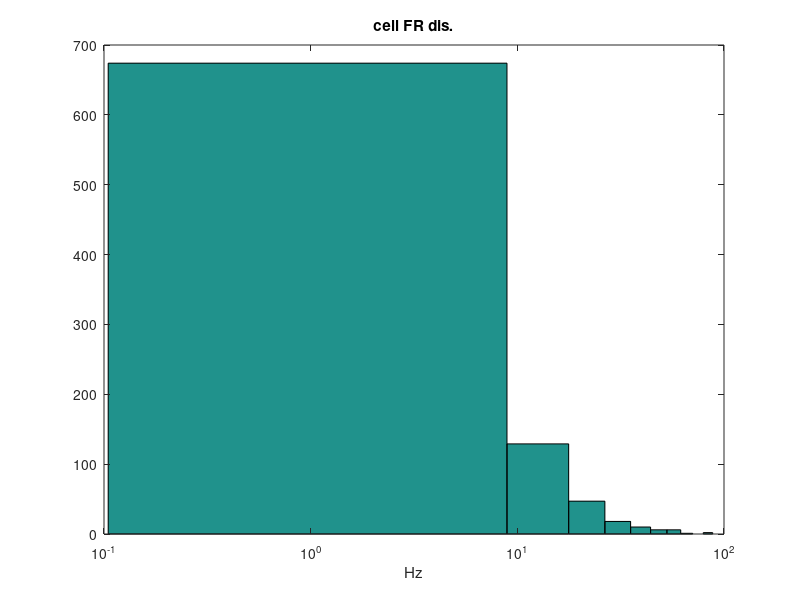
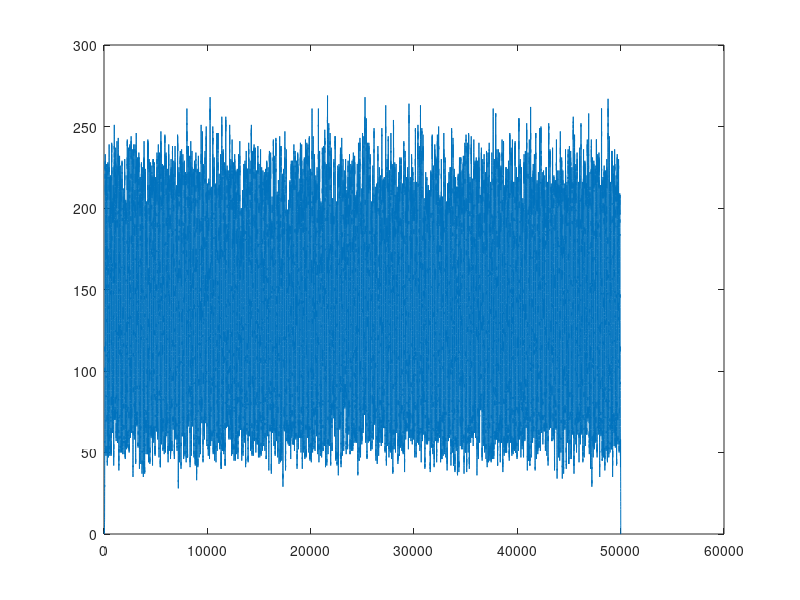
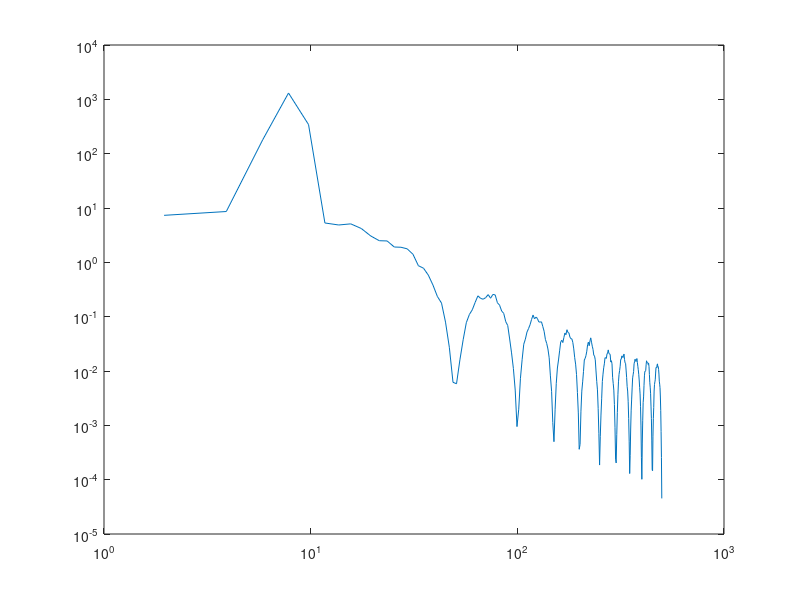
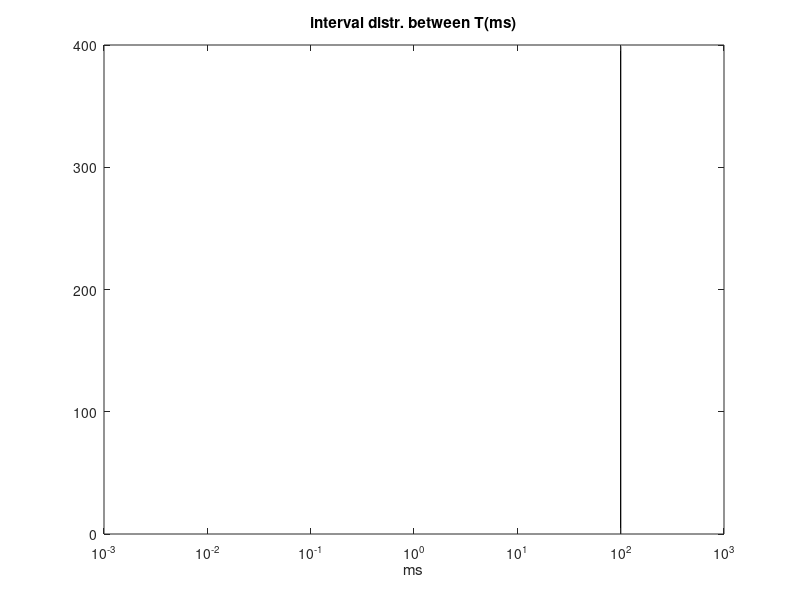

Source code (MATLAB) for these figures, in order:
clear all;close all;
clc;
%%%%
% For theta input: F=8 & sigma_spk=40
% For 20Hz input:  F=20 & sigma_spk=10
%%%%

rng(1)
F=8; %%%%%Hz  define rythmicity f(Hz)-main
FR=8; %20 %%%%control mean FR of input(Hz)
scale=1;
cell_num=893*scale;%%%%% number of cells needed to generate, including PFC,ER and PR,1800 as original
t_len=50000; %defind time length to generate(ms)
sigma_FR=120;%0.2; %%Hz, to control the variability among cells' FR
sigma_spk=30;%5; %%ms, to control the variability within one cell's spk time

mu = log((FR^2)/sqrt(sigma_FR+FR^2));
sigma = sqrt(log(sigma_FR/(FR^2)+1));

FR_cell = lognrnd(mu,sigma,[cell_num,1]); %%%randomize FR
spk_num_cell=round(t_len*FR_cell/1000);
figure (1)
hist(FR_cell);set(gca,'xscale','log');xlabel('Hz'); title('cell FR dis.');


%%%%generate nT(interval) based on lognormal distribution
T_main=1000/F; %%%%%Hz  define main rythmicity interval(ms)
T_rand=T_main;
sigma_T=1*7; %%to control the variability among interval(ms)

mu = log((T_main^2)/sqrt(sigma_T+T_main^2));
sigma = sqrt(log(sigma_T/(T_main^2)+1));
k=0;
while T_rand(end)<=t_len;
    k=k+1
    T_temp=[];T_temp=T_rand(end)+lognrnd(mu,sigma);
    T_rand=[T_rand,T_temp];
end
figure (345)
hist(diff(T_rand),[0:0.01:100]);set(gca,'xscale','log');xlabel('ms');title('interval distr. between T(ms)');

for j=1:cell_num;
    clear spk_int
    spk_int=datasample([1:numel(T_rand)],spk_num_cell(j));
    spiketime_cell{j,1}=T_rand(spk_int)+normrnd(0,sigma_spk,[1,numel(spk_int)]); %%%to store spk time(ms) per cell
    
    spiketime_cell{j,1}=unique(round(spiketime_cell{j,1}(1,spiketime_cell{j,1}>0)*1e2)/1e2);%%%%make sure event diff is greater thn 0.01
    spiketime_cell{j,1}=sort(spiketime_cell{j,1});
end

%%%plot generated spike raster
%figure (2)
% for i=1:cell_num;
% hold on;plot(spiketime_cell{i,1},i*ones(1,numel(spiketime_cell{i,1})),'red.')
% end;
% axis tight;

%%%%plot moving-windowed firing rate     
spiketimes=[spiketime_cell{:}]';
spiketimes=spiketimes(spiketimes<=t_len&spiketimes>0.5);
binSize = 20; %%ms
timeMax = max(spiketimes);
timeMax = timeMax - binSize;
binSpikeCount = [];

% tt_low=[0:1:tstop]-(binSize/2);
tt_up=[0:1:t_len]+(binSize/2);
N_up = histc(spiketimes, tt_up);

movingSum = conv(N_up, ones(1, binSize));% N_up = histc(spiketimes, tt_up);

%%%%to plot P and I group rate sepertated.
% spiketimes_P=[spiketime_cell{1:27*900}]';
% spiketimes_I=[spiketime_cell{27*900+1:27*1000}]';
% movingSum_P=conv(histc(spiketimes_P, tt_up),ones(1, binSize));
% movingSum_I=conv(histc(spiketimes_I, tt_up),ones(1, binSize));
% figure(789)
% plot(movingSum_P/(27*900));hold on;plot(movingSum_I/(27*100),'r');legend('norm. group rate for p','norm. group rate for i');

figure (12222)
% psd(movingSum);
nfft=1024/2;fs=1000;
figure;plot(movingSum)
[pxx,f] = pwelch(movingSum,nfft,0,nfft,fs);

figure;plot(f,pxx); set(gca, 'YScale', 'log');set(gca, 'XScale', 'log'); 

% rSPT=round(spiketimes*1);
% rSPT_sort=sort(rSPT);
% rSPT_unique=unique(rSPT_sort);
% [n, bin] = histc(rSPT_sort, rSPT_unique);
% ev_P=zeros(round(max(rSPT_unique)),1);
% ev_P(rSPT_unique)=n;
% 
%      %ev_P(1:exclusive_time) = [];
% windowLen = 1024; 
% ev_P=ev_P-mean(ev_P);
% [f,Pxxn,tvect,Cxx] = psautospk(ev_P, 1, windowLen, bartlett(windowLen), windowLen/2, 'none') ;
% figure(1111)
%      plot(f,Pxxn,'blue', 'LineWidth', 2);
% set(gca,'yscale','log'); set(gca,'xscale','log');legend('PSD for PN firing rate');xlabel('Hz');ylabel('PSD');

%   for tt=0:1:tstop %timeMax
%    binSpikeTimes = spiketimes((spiketimes(:) >= tt-(binSize/2) & spiketimes(:) < tt+ (binSize/2) ) );
%    binSpikeCount(end+1) = length(binSpikeTimes);
% end
% firingRate= (1000*  binSpikeCount / binSize); % / length(nID) ; 
figure (1212123)
% firingRate=firingRate';
%subplot(2,1,1)
% plot(firingRate,'r');% plot(firingRate)
hold on; plot(movingSum*1000/binSize,'r');

dname=''

fid=fopen(fullfile(dname,'spikesmatrix_op_ryt'),'w');  %%%%for saving all pre (both INH and EXC) cells for PNs&ITNs 
for i=1:cell_num;
clear fmt; fmt=[repmat('%.2f\t',1,numel(spiketime_cell{i,:})) '\n'];   %%%%format
spikesnum(i,1) = numel((spiketime_cell{i,:}));   %%%%find spk time, unit is ms
fprintf(fid,fmt,spiketime_cell{i,:});
end

ind_num=cumsum(spikesnum);ind_num=[0;ind_num];
fid_ind=fopen(fullfile(dname,'spikes_ind_ryt'),'w'); %%%%%for saving index for segerate fid file for each neuron
%fclose(fid_ind)
fmt=[repmat('%d\t',1,2) '\n'];
for i=1:cell_num;
    i
 temp=[];temp=[ind_num(i),ind_num(i+1)-1];
 fprintf(fid_ind,fmt,temp);
end


